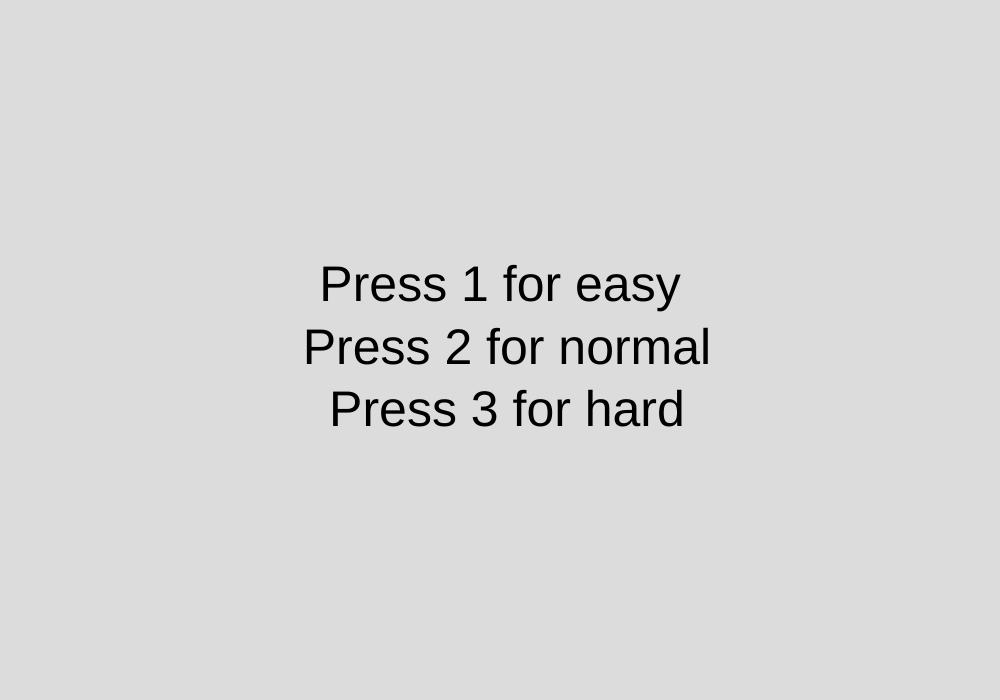
Frame 1 (no input)
Frame 60 (no input): identical to frame 1, image omitted
Frame 120 (the mouse pressed at the canvas centre since frame 60): identical to frame 1, image omitted

The p5.js sketch that drew this single still picture (run headless with seeded random() and noise() and a simulated clock; from frame 60 on, the mouse is pressed at the canvas centre):

// p5.js sketch
// ── sketch.js
let yposcircle =50;
let xposcircle = 500;
let OldTime = false;
let Radius  = 25;
  let point = 0;
  let pressed = true;
  let t = 5;
  let Timer;
  let state = 'beforegame';
  let startTimer;
  let resetTimer = 0;
  let Duration = 30;
  // the  idea of this is when you start you select a diffculty based on diffculty time of the teleport function will change
  //then, you run the game for around 30 seconds and try to click in the circle to get points
  // after 30 seconds the game is over and it will display your score.
  // reset the page if you want to start it again
  



 function teleport()
  //function to teleport circle based on time
 {
  
  
  

  let RoundedTime = round(Timer)%t == 0;

 if(RoundedTime && !OldTime)

 {
  OldTime = true;
   yposcircle = random(0,650);
    xposcircle = random(0,700);
    
    
   
 }
  else if (!RoundedTime)
  {
    
    OldTime = false;
  }
   

}
function setup() {
  createCanvas(1000, 700); 

 

  
  

  
}
//when everything is displayed using states 
function draw() {
   
    

  if(state == 'beforegame') 
    {
    BeforeGame()
    }
    if(state == 'game' ){
       
       Timer = millis()/1000 - startTimer;
      
      Game();

      print(Timer)
      
      
    }
     if(Timer >= Duration && state != 'beforegame')// game stops after 30 seconds 
     {
        AfterGame();
        state = 'aftergame';
        

     }
     


  

  
 
  
}
function mousePressed(){
  let my = mouseY;
  let mx = mouseX;
  let d = dist(xposcircle,yposcircle,mx,my);
  if(d < Radius  && state == 'game')
  {
    point++;
    fill(0,128,0);
    // figure out how to make it turn green and turn back to white and to grow a bit without changing the text.
     yposcircle = random(0,650);
    xposcircle = random(0,700);
    


    
  }
  
  
  
  
  //Timer > resetTimer + Duration

}
function keyPressed(){

    if(key ==='1' && state == 'beforegame')
      //easy
    {
      
      StartGame();
      print("working");
        

    }
    else if(key == '2' && state == 'beforegame')
      //normal
    {

      StartGame();
      t = 2.5;

    }
    else if ( key == '3'  && state =='beforegame')
      //hard
    {

      StartGame();
      t = 1.5;
      Duration = 30/2;
    

    }1
    if(key == 'p' && state == 'aftergame')
    {

      state = 'beforegame'
      point = 0;


    }
    
    
  } 

// each state for the game
function BeforeGame()
{
 background(220);
 textSize(50);
 textAlign(CENTER,CENTER);
 


 text(' Press 1 for easy \n Press 2 for normal\n Press 3 for hard',width/2,height/2);



}
 function Game(){
  let TimeLeft = Duration - round(Timer,0);
  
  
  background('white');
  
  textSize(35);
  text('Score:' + point,60,50);  
  text('Timer: ' + TimeLeft,75,100);
  textSize(35);
  teleport();
  circle(xposcircle,yposcircle,Radius*2);

  

 }
 
 function AfterGame()
 {
    background('red');
    textSize(150);
    textAlign(CENTER);
    text('Final Score:' + point,width/2,height/2);
    //if(millis() == 5000)
    //{
       textSize(100); 
    text('Press P to Restart',500,500);


    //}
   

    

    

    
    




 }
  function StartGame()
  {
    
    state = 'game';
    startTimer  = millis()/1000;
     



  }
// bug fixes:
//Done: game can restart timer doesn't restart with it figure out a way to restart the timer
//Done:fix being able to click when the final score pops up
//make a way to move the ball for an extra challenge OR make the ball randomly teleport but turn into 2 types of balls 
//Done: make it move around the entire screen not just an area
//optionial: make it bounce when ball is clicked 
// you can make the ball faster over time and it starts different speed depending on how long you take.
//make a losing factor maybe? instead of running on a time limit  OR make a time limit but make it faster as someone succecds or slow down when someone slows down
//make a pause menu
// add a clock to show the time.(this is done)
// maybe adding more balls for extra diffculty
// make a function to restart ot store the timer
// make the ball green as the ball is pressed.
// put more visual design aspects.
